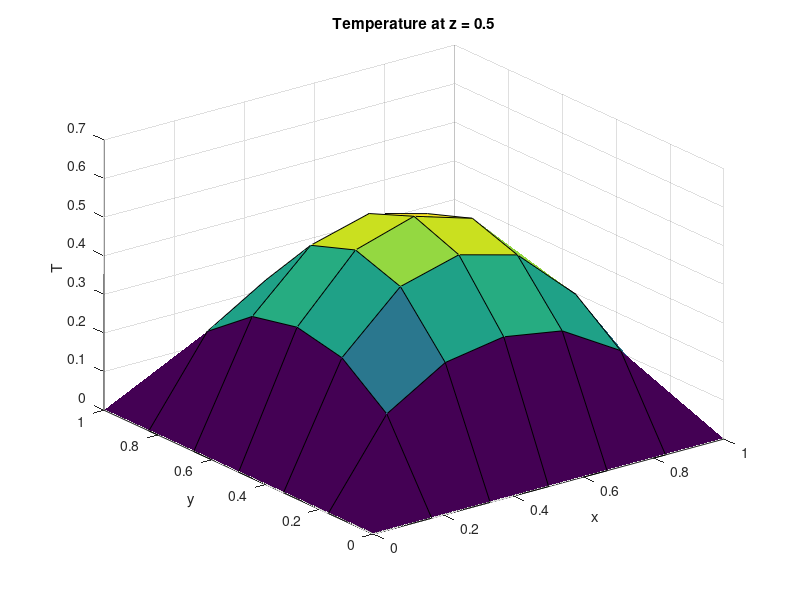

Recreate this plot in MATLAB.
h = 1/6;
n = 7;
x = 0:h:1;
y = 0:h:1;
z = 0:h:1;

T = zeros(n,n,n);
f_val = -10;

tol = 1e-6;
max_iter = 10000;

for iter = 1:max_iter
    max_diff = 0;
    for i = 2:n-1
        for j = 2:n-1
            for k = 2:n-1
                old = T(i,j,k);
                T(i,j,k) = ( ...
                    T(i+1,j,k) + T(i-1,j,k) + ...
                    T(i,j+1,k) + T(i,j-1,k) + ...
                    T(i,j,k+1) + T(i,j,k-1) ...
                    - h^2 * f_val ) / 6;
                max_diff = max(max_diff, abs(T(i,j,k) - old));
            end
        end
    end
    if max_diff < tol
        break;
    end
end

center = T(4,4,4);
fprintf('T(0.5,0.5,0.5) ≈ %.6f\n', center);

[X,Y] = meshgrid(x,y);

figure;
surf(X,Y,T(:,:,4));
title('Temperature at z = 0.5');
xlabel('x'); ylabel('y'); zlabel('T');
